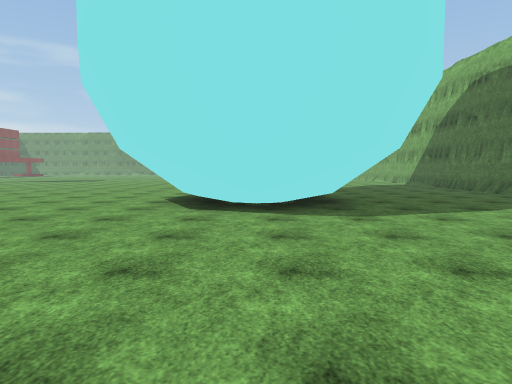
view 1 (above)

22 first-person views from a walk through a 3-D level made in the Unity game engine. The camera is 1.5 m above the floor, tilts 4° down and sees 75° across. The floor is counted in squares, 2 m on a side. Each view is taken from the middle of a square. On the plan, view 1 faces up. The plan holds only what a view shows up to about 11 squares ahead; the rest is blank. The place goes on beyond the plan. The player is left out. Some surface patterns are stand-ins.

view 2
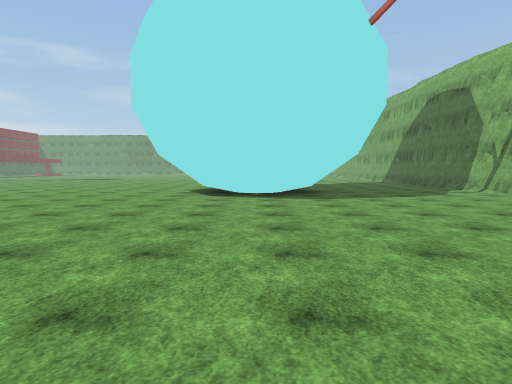

view 3
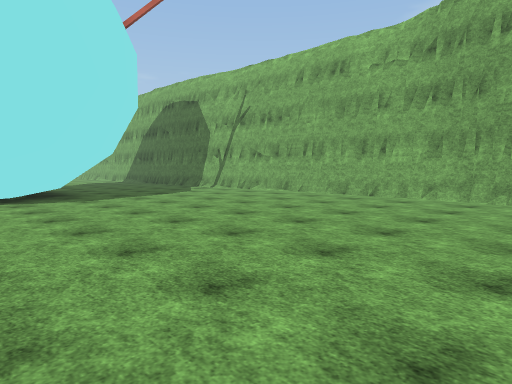

view 4
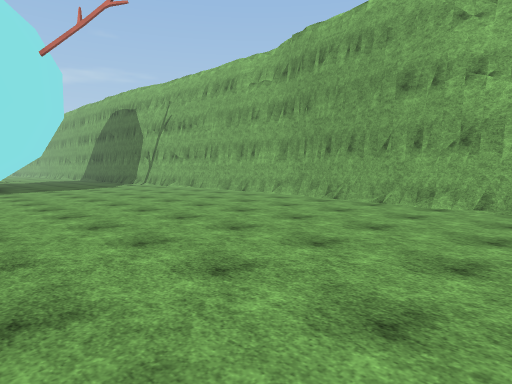

view 5
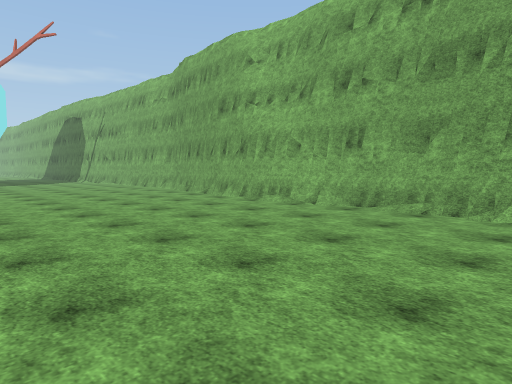

view 6
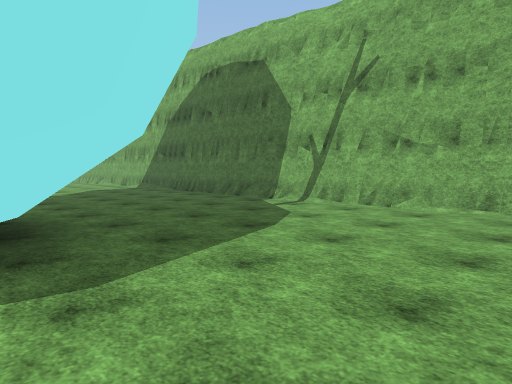

view 7
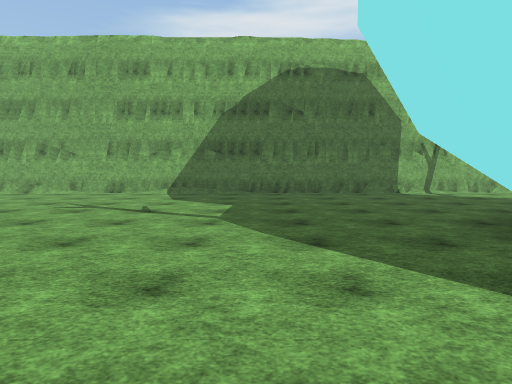

view 8
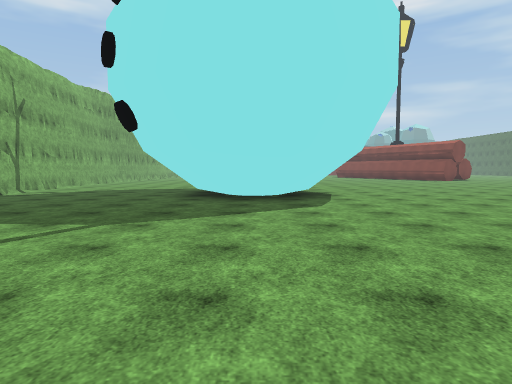

view 9
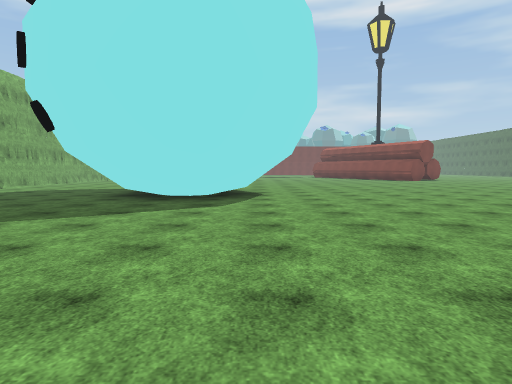

view 10
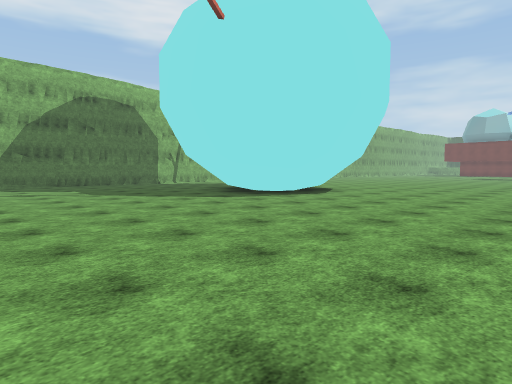

view 11
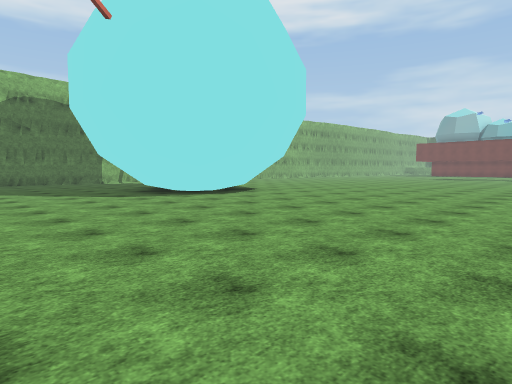

view 12
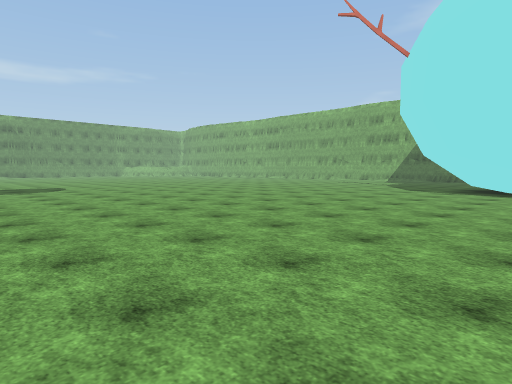

view 13
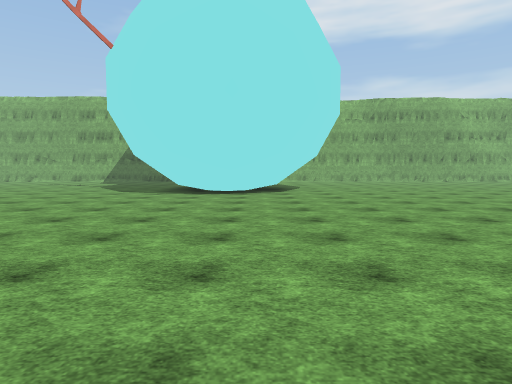

view 14
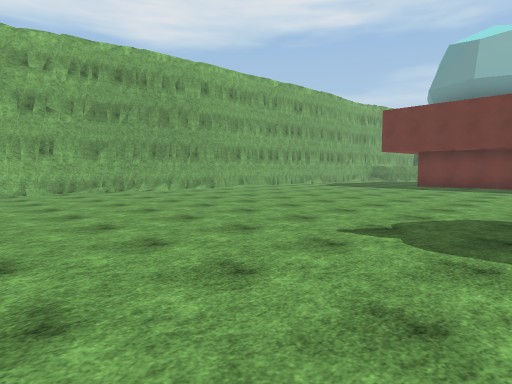

view 15
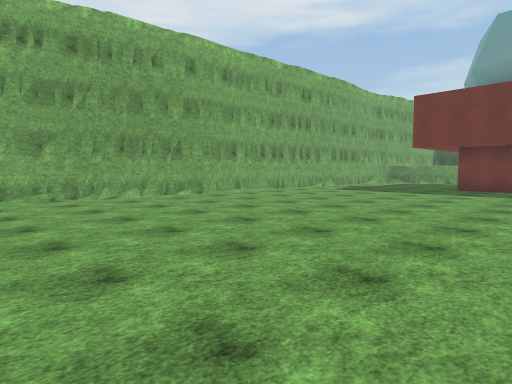

view 16
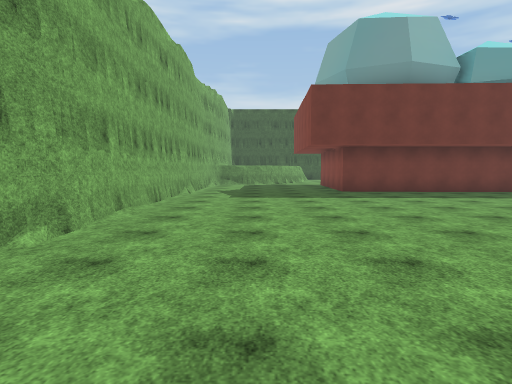

view 17
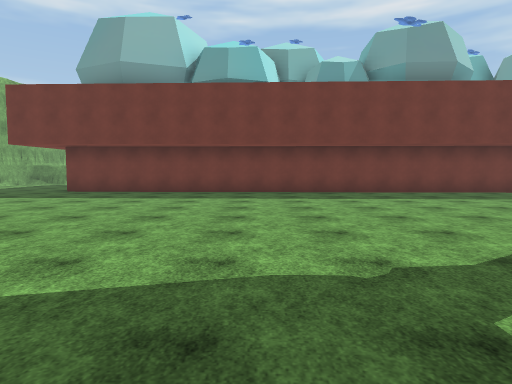

view 18
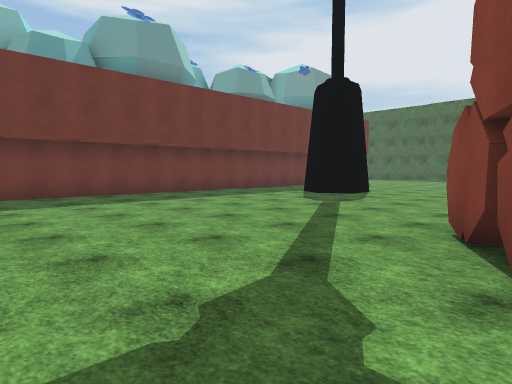

view 19
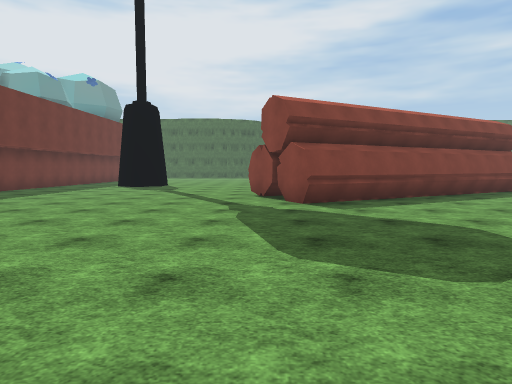

view 20
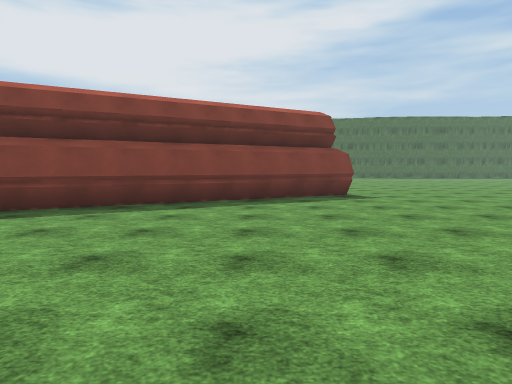

view 21
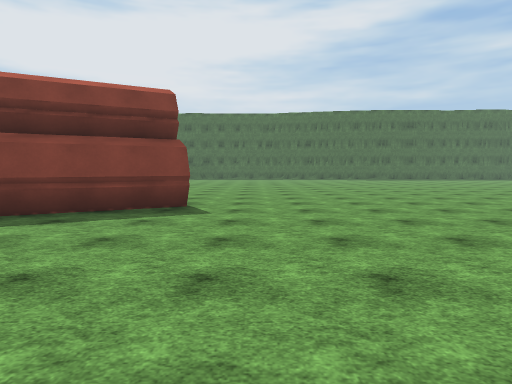

view 22
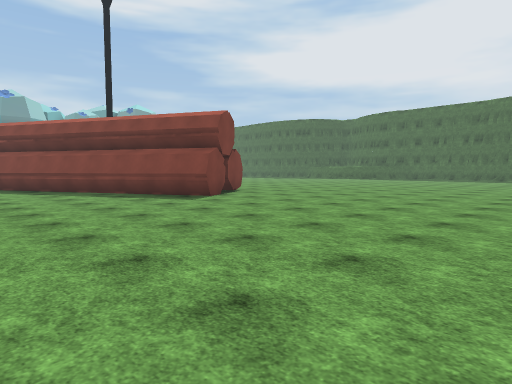

### Floor plan
Key: @ floor where view 1 was taken; # wall or solid block; . floor; / step, stairs or slope; = window, fence, low wall or low ledge.
Columns run from 17 left of view 1 to 8 right of it. Each row starts with its distance up from view 1.
 18       ...      . .  ..../
 17      .................../#
 16      .................../#
 15      .................../#
 14      .................../#
 13      .................../#
 12      .................../#
 11     ..................../#
 10     ............###...../#
  9     ...........#=#=#..../#
  8     ...........## ##.....#
  7     ...........#=#=#.....#
  6  ...  ..........###......#
  5  ....  ..................#
  4  ........................#
  3 .........................#
  2 .........................#
  1 ............ ............#
  0  ...........  ...@.......#
 -1  ............  ..........#
 -2  ............   .........#
 -3  ...###.......  .........#
 -4       #........  .......##
 -5       ##........ .......#
 -6        #................#
 -7        ##...............#
 -8         #...............#
 -9         ##..............#
-10          #..............#
-11         ###.............#
-12       ..#...............#
-13    .....................#
-14  .......................#
-15  .......................#
-16   ......................#
-17   ##....................#
-18     ....................#
-19      ...................#
-20      ..................##
-21     ###############....#

Positions as (right, up) in squares from view 1, and headings:
1: (0, 0), facing up
2: (0, -3), facing up
3: (-1, -3), facing up-right
4: (0, -7), facing up-right
5: (1, -12), facing up-right
6: (1, 3), facing up-right
7: (-3, 13), facing right
8: (0, 18), facing down
9: (-2, 18), facing down
10: (-8, 17), facing down-right
11: (-10, 15), facing down-right
12: (-13, 7), facing up-right
13: (-12, 7), facing right
14: (-4, -6), facing down-right
15: (-2, -8), facing down-right
16: (4, -10), facing down
17: (-5, -10), facing down
18: (-5, -11), facing down-left
19: (0, -12), facing left
20: (-2, -5), facing left
21: (-5, -1), facing left
22: (-6, 5), facing down-left
